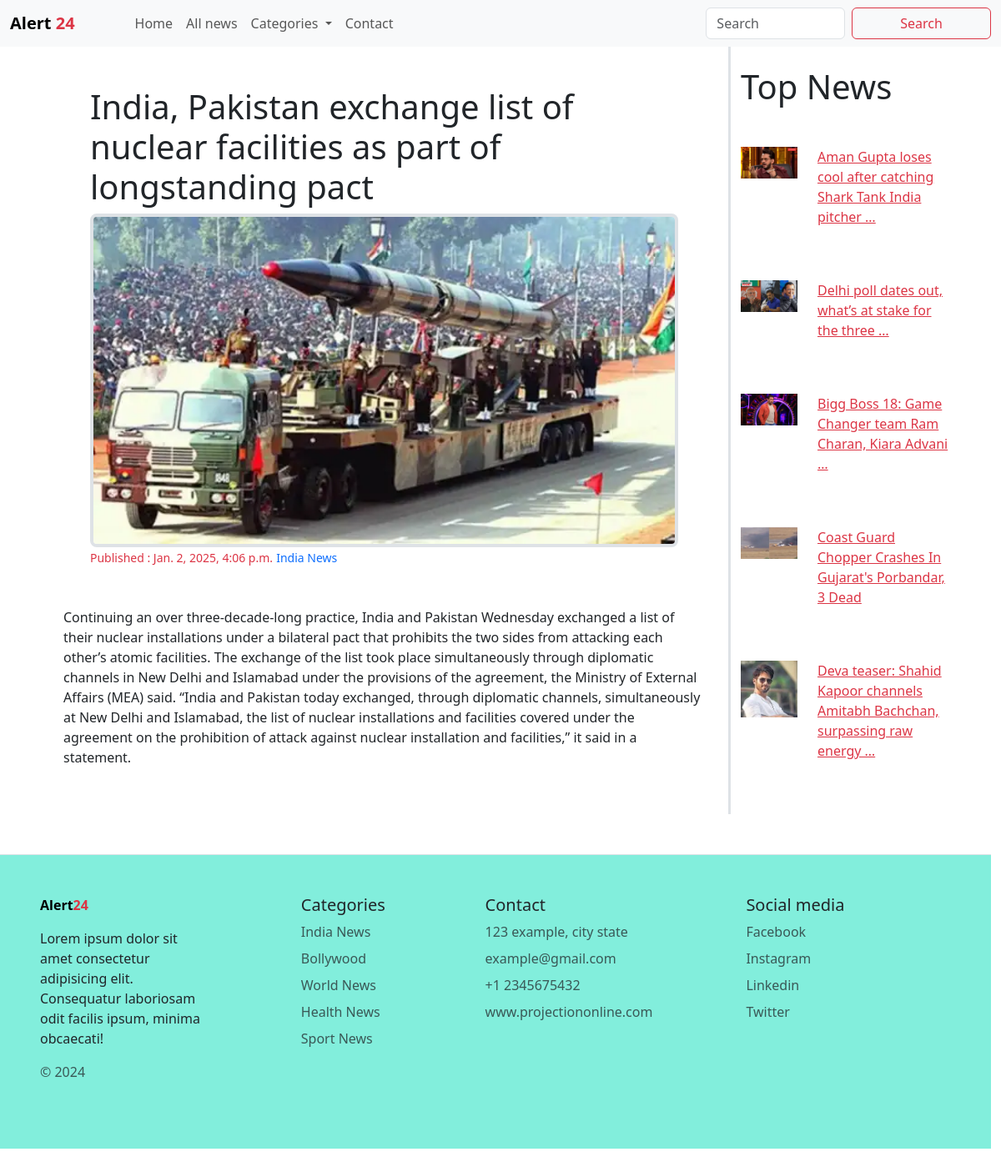
The page /details/2 on the database its author committed.
### main/models.py (models this page shows)
class News(models.Model):
    category = models.ForeignKey(categories, on_delete=models.CASCADE)
    title = models.CharField(max_length = 250)
    description = models.TextField()
    image = models.ImageField(upload_to='News/')
    date = models.DateTimeField(auto_now_add=True)
    class Meta:
        verbose_name_plural = 'News'

class categories(models.Model):
    title = models.CharField(max_length=250)
    image = models.ImageField(upload_to='category/')
    class Meta:
         verbose_name_plural = 'category'
    def __str__(self):
        return self.title

### alert24/views.py (the view)
# urls.py: path('details/<int:id>', views.details, name='details'),
def details(request, id):
    category = categories.objects.all()
    news = News.objects.get(pk = id)
    topnews = News.objects.order_by('-id')[:5]
    context = {
        'news':news,
        'topnews':topnews,
        }
    return render(request, 'details.html', context)

### templates/details.html
{% extends "base.html" %}
{% block news %}
<section class="news">
    <div class="row mx-5 my-0">
      <div class="container">
        <div class="row">
          <div class="col-md-9 border-end border-3" >
                <div class="p-5">
                  <h1>{{ news.title }}</h1>
                  <img src="/media/{{ news.image }}" class="img-fluid rounded-3 border border-4" style="width:100%;" alt="">
                  <small class="text-danger">Published : {{ news.date }}</small>
                  <small class="text-primary">{{ news.category }}</small>
                </div>
                <div class=" px-3">
                  <p>{{ news.description }}</p>
                </div>
          </div>
          <div class="col-md-3">
            <h1 class="my-4">Top News</h1>
           {% for News in topnews %}
           <a href="" class="link-danger">
            <div class="row my-5">
              <div class="col-md-4">
                <img src="/media/{{ News.image }}" class= "img-fluid" alt="">
              </div>
              <div class="col-md-8">
                <p>{{ News.title | truncatewords:10 }}</p>
              </div>
            </div>
          </a>
           {% endfor %}
          </div>
         </div>
      </div>
    </div>
  </section>
{% endblock news %}

### rows shown on the page
News: title "India, Pakistan exchange list of nuclear facilities as part of longstanding pact", image (picture), date "Jan. 2, 2025, 4:06 p.m.", category "India News", description "Continuing an over three-decade-long practice, India and Pakistan Wednesday exchanged a list of their nuclear installations under a bilateral pact that prohibits the two sides from attacking each other’s atomic facilities. The exchange of the list took place simultaneously through diplomatic channels in New Delhi and Islamabad under the provisions of the agreement, the Ministry of External Affairs (MEA) said. “India and Pakistan today exchanged, through diplomatic channels, simultaneously at New Delhi and Islamabad, the list of nuclear installations and facilities covered under the agreement on the prohibition of attack against nuclear installation and facilities,” it said in a statement."
News: image (picture), title "Aman Gupta loses cool after catching Shark Tank India pitcher …"
News: image (picture), title "Delhi poll dates out, what’s at stake for the three …"
News: image (picture), title "Bigg Boss 18: Game Changer team Ram Charan, Kiara Advani …"
News: image (picture), title "Coast Guard Chopper Crashes In Gujarat's Porbandar, 3 Dead"
News: image (picture), title "Deva teaser: Shahid Kapoor channels Amitabh Bachchan, surpassing raw energy …"
